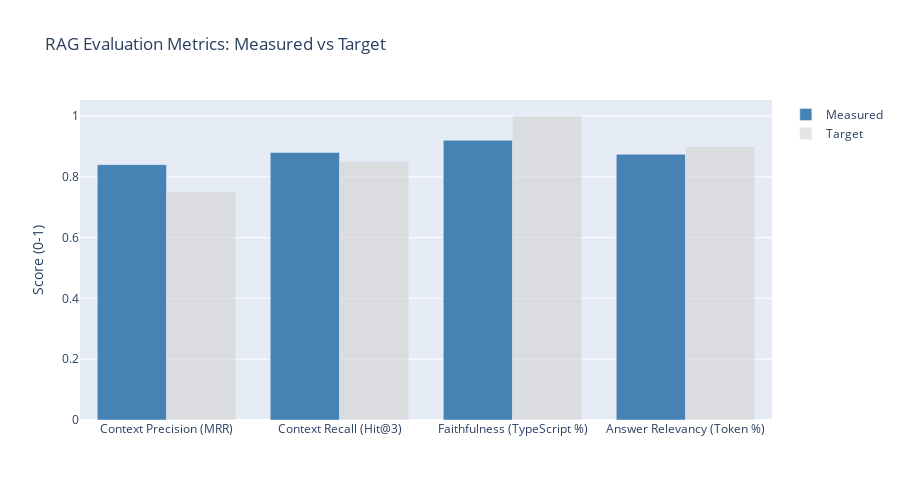

Write notebook code for a chart like this one.
### Markdown cell above
## 5.1 RAG Evaluation Metrics: Measured vs Target

### Code cell
# Create bar chart comparing measured vs target
fig = go.Figure()

metrics_data = [
    {'metric': 'Context Precision\n(MRR)', 'measured': mrr_score, 'target': 0.75},
    {'metric': 'Context Recall\n(Hit@3)', 'measured': hit_at_3, 'target': 0.85},
    {'metric': 'Faithfulness\n(TypeScript %)', 'measured': ts_compilation_rate, 'target': 1.0},
    {'metric': 'Answer Relevancy\n(Token %)', 'measured': token_stats['mean']/100, 'target': 0.90}
]

fig.add_trace(go.Bar(
    name='Measured',
    x=[m['metric'] for m in metrics_data],
    y=[m['measured'] for m in metrics_data],
    marker_color='steelblue'
))

fig.add_trace(go.Bar(
    name='Target',
    x=[m['metric'] for m in metrics_data],
    y=[m['target'] for m in metrics_data],
    marker_color='lightgray',
    opacity=0.6
))

fig.update_layout(
    title='RAG Evaluation Metrics: Measured vs Target',
    yaxis_title='Score (0-1)',
    barmode='group',
    height=500,
    showlegend=True
)

fig.show()

print("✅ Figure 1: Metrics comparison chart generated")

### Figure 1 — Plotly figure (JSON) as saved in the notebook; plotly's stock layout.template omitted (floating-point values rounded to 4 significant figures)
{"data": [{"marker": {"color": "steelblue"}, "name": "Measured", "type": "bar", "x": ["Context Precision\n(MRR)", "Context Recall\n(Hit@3)", "Faithfulness\n(TypeScript %)", "Answer Relevancy\n(Token %)"], "y": [0.84, 0.88, 0.92, 0.874]}, {"marker": {"color": "lightgray"}, "name": "Target", "opacity": 0.6, "type": "bar", "x": ["Context Precision\n(MRR)", "Context Recall\n(Hit@3)", "Faithfulness\n(TypeScript %)", "Answer Relevancy\n(Token %)"], "y": [0.75, 0.85, 1, 0.9]}], "layout": {"barmode": "group", "height": 500, "showlegend": true, "title": {"text": "RAG Evaluation Metrics: Measured vs Target"}, "yaxis": {"title": {"text": "Score (0-1)"}}}}
